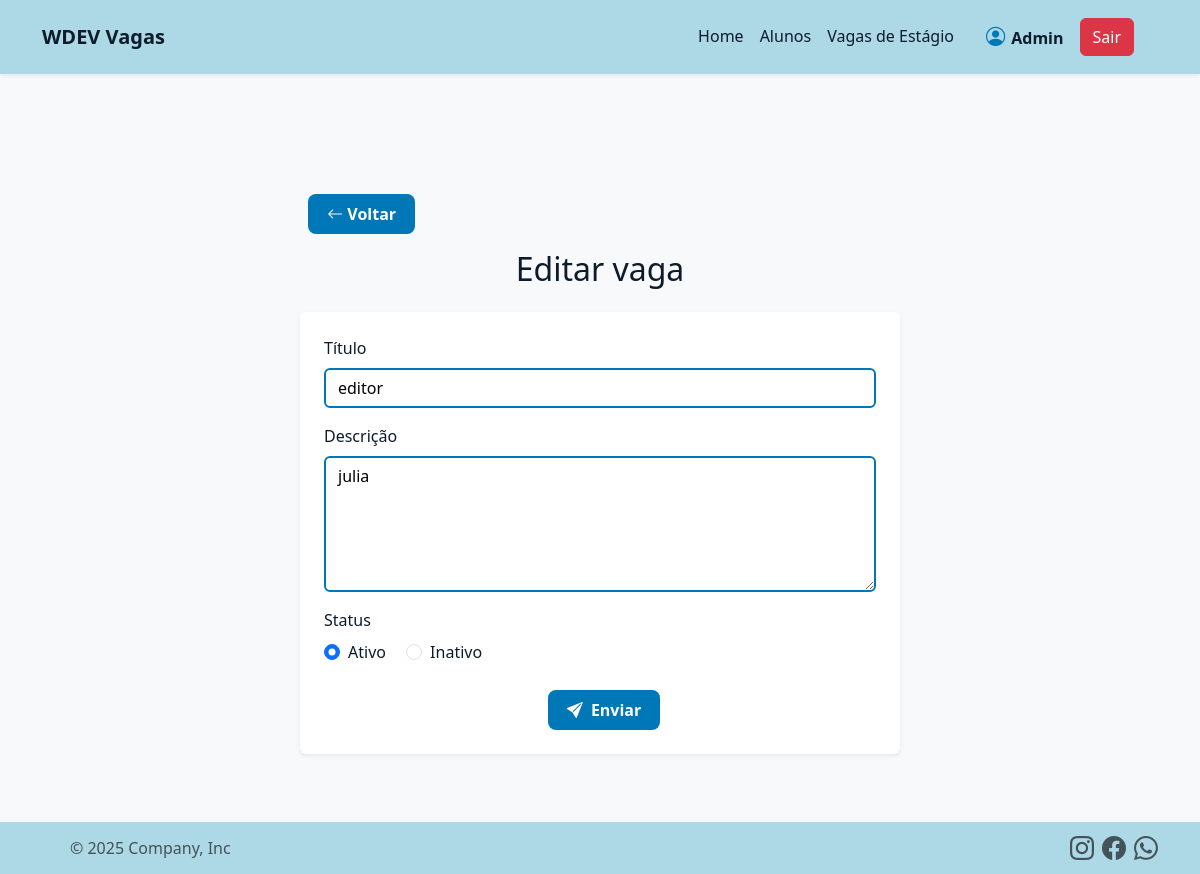
Page /vaga/editar.php?id=1 (signed in) on the committed database.
### tables this page shows
CREATE TABLE `vagas` (
  `id` int NOT NULL AUTO_INCREMENT PRIMARY KEY,
  `titulo` varchar(255) NOT NULL,
  `descricao` text NOT NULL,
  `ativo` enum('s','n') NOT NULL,
  `data` timestamp NOT NULL
);

### vaga/editar.php (called while the page is built, shortened)
<?php
    $obVaga = Vaga:: getVaga($_GET['id']);
include __DIR__.'/../includes/header.php';
include __DIR__.'/formulario.php';
include __DIR__.'/../includes/footer.php';

### app/Db/DataBase.php (called while the page is built, shortened)
<?php
class DataBase
{
    private $table;
    private $connection;
    public function __construct($table = null)
    {
        $this->table = $table;
    }
    private function SetConnection()
    {
        try {
            $this->connection = new PDO('mysql:host=' . self::HOST . ';dbname=' . self::NAME, self::USER, self::PASS);
            $this->connection->setAttribute(PDO::ATTR_ERRMODE, PDO::ERRMODE_EXCEPTION);
        } catch (PDOException $e) {
            die('ERROR: ' . $e->getMessage());
        }
    }
    public function execute($query, $params = [])
    {
        try {
            $statement = $this->connection->prepare($query);
            $statement->execute($params);
            return $statement;
        } catch (PDOException $e) {
            die('ERROR: ' . $e->getMessage());
        }
    }
    public function select($where = null, $order = null, $limit = null, $fields = '*'){
    $query = 'SELECT '.$fields.' FROM '.$this->table;
    $where = strlen($where) ? ' WHERE '.$where : '';
    $order = strlen($order) ? ' ORDER BY '.$order : '';
    $limit = strlen($limit) ? ' LIMIT '.$limit : '';
    $query .= $where.$order.$limit;
    return $this->execute($query);
}
}

### app/Entity/Vaga.php (called while the page is built, shortened)
<?php
class Vaga{
    public static function getVaga($id){
        return (new DataBase('vagas'))->select('id = '.$id)
                                      -> fetchObject(self::class);
    }
}

### vaga/formulario.php (the view)
<main class="d-flex align-items-center justify-content-center min-vh-100">
    <div class="w-100" style="max-width: 600px;">
        <section class="mb-3">
            <a href="listar.php" class="btn btn-baby-blue">
                <i class="bi bi-arrow-left"></i> Voltar
            </a>
        </section>
        <h2 class="text-center mb-4"><?= TITLE ?></h2>
        <form method="post" class="bg-white p-4 rounded shadow-sm">
            <div class="form-group mb-3">
                <label for="titulo" class="form-label">Título</label>
                <input type="text" class="form-control" id="titulo" name="titulo" value="<?= $obVaga->titulo ?>">
            </div>
            <div class="form-group mb-3">
                <label for="descricao" class="form-label">Descrição</label>
                <textarea class="form-control" id="descricao" name="descricao" rows="5"><?= $obVaga->descricao ?></textarea>
            </div>
            <div class="form-group mb-4">
                <label class="form-label">Status</label>
                <div>
                    <div class="form-check form-check-inline">
                        <input class="form-check-input" type="radio" name="ativo" value="s" id="ativo" checked>
                        <label class="form-check-label" for="ativo">Ativo</label>
                    </div>
                    <div class="form-check form-check-inline">
                        <input class="form-check-input" type="radio" name="ativo" value="n" id="inativo" <?= $obVaga->ativo == 'n' ? 'checked' : '' ?>>
                        <label class="form-check-label" for="inativo">Inativo</label>
                    </div>
                </div>
            </div>
            <div class="text-center">
                <button type="submit" class="btn btn-baby-blue">
                    <i class="bi bi-send-fill me-1"></i> Enviar
                </button>
            </div>
        </form>
    </div>
</main>

### includes/header.php (style rules this page uses)
:root { --baby-blue: #add8e6; --baby-blue-hover: #87ceeb; --page-bg: #f8f9fa; --strong-blue: #0077b6; }
body { background-color: var(--page-bg); color: #0d1b2a; display: flex; flex-direction: column; min-height: 100vh; }
.btn-baby-blue { background-color: var(--strong-blue); color: #fff; border: none; border-radius: 8px; margin-left: 0.5rem; padding: 0.5rem 1.2rem; font-weight: bold; }
.form-control { border: 2px solid var(--strong-blue); background-color: white; color: black; }

### rows in the picture
vagas: titulo "editor", descricao "julia", ativo "☐ Inativo"

### other values in the picture
$alunoLogado['nome'] "Admin"
TITLE "Editar vaga"
